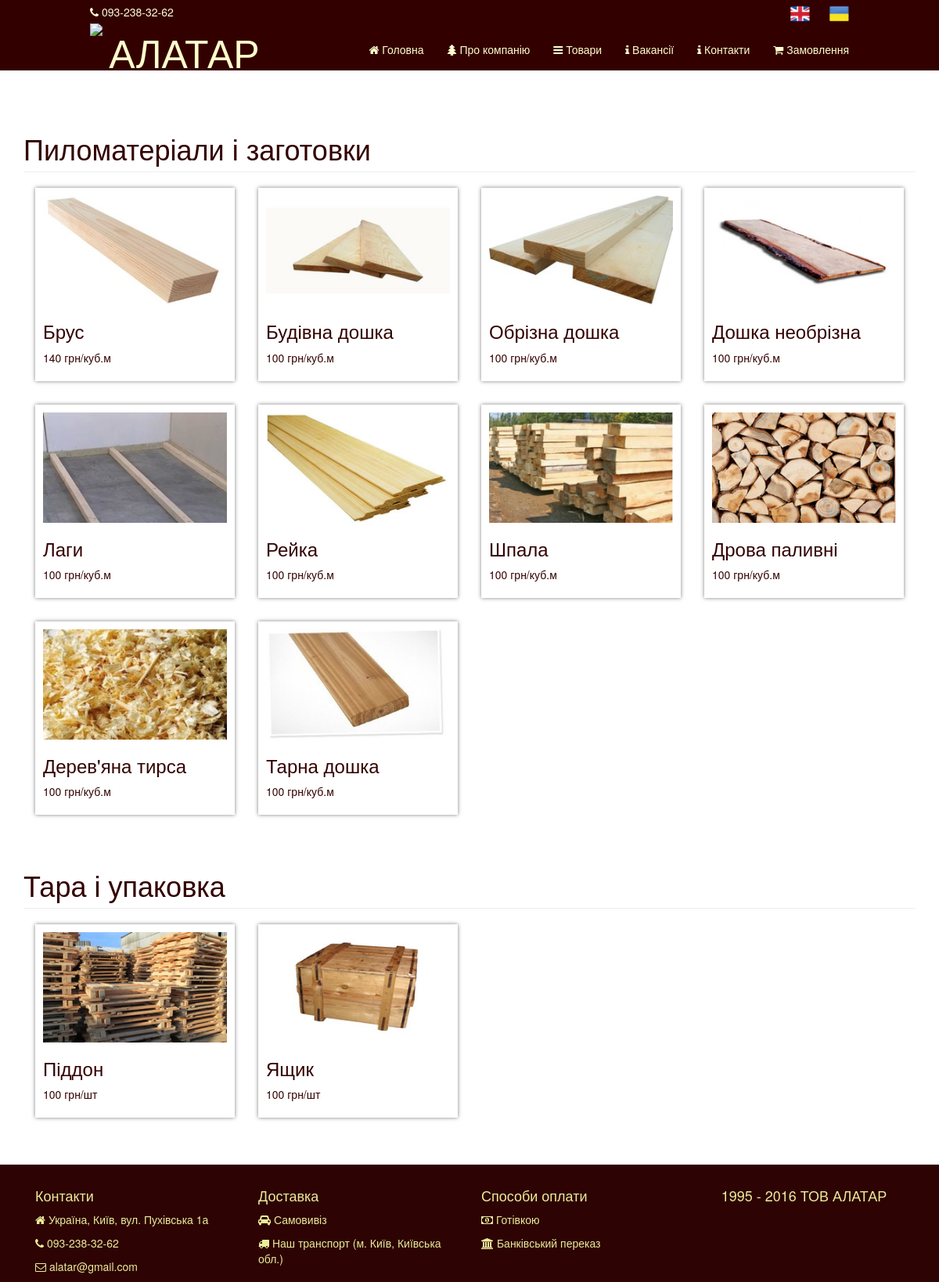
The app's page /product/ with its own data.
### tables this page shows
CREATE TABLE IF NOT EXISTS `menu_ukr` (
  `id` int(11) NOT NULL AUTO_INCREMENT,
  `caption` varchar(100) NOT NULL,
  PRIMARY KEY (`id`),
  KEY `caption` (`caption`)
);

CREATE TABLE IF NOT EXISTS `products_ukr` (
  `id` int(11) NOT NULL AUTO_INCREMENT,
  `caption` varchar(200) NOT NULL,
  `menu_type` varchar(30) NOT NULL,
  `measure` text NOT NULL,
  `price` float DEFAULT NULL,
  `info` text,
  `image` text,
  PRIMARY KEY (`id`),
  UNIQUE KEY `caption` (`caption`),
  KEY `menu_type` (`menu_type`)
);

### index.php (called while the page is built)
<?php
require_once 'core.php';

### Recordset.php (called while the page is built, shortened)
<?php
INCLUDE '/DB.php';
class Recordset {
    private $database;
    private $dbh;
    public function __construct(){
        $this->database = DB::get();
    }
    public function connect(){
        $this->dbh = $this->database->connect();
    }
    public function SQL(){
        $args = func_get_args();
        $query = $args[0];
        $argsCount = count($args);
        if($argsCount > 1){
            if(is_array($args[1])){
                $this->sth = $this->dbh->prepare($query);
                $this->sth->execute($args[1]);
            }
            else{
                array_shift($args);
                $this->sth = $this->dbh->prepare($query);
                $this->sth->execute($args);
            }
        }
        else{
            $this->sth = $this->dbh->query($query);
        }
    }
}
?>

### DB.php (called while the page is built, shortened)
<?php
class DB{
    private static $instance;
    private $host = "localhost";
    private $dbname = "AlatarDB";
    private $user = "root";
    private $pass = "";
    public static function get(){
        if (self::$instance === null){
            self::$instance = new DB();
        }
        return self::$instance;
    }
    public function connect(){
        try{
            $this->dbh = new PDO("mysql:host=".$this->host.";dbname=".$this->dbname, $this->user, $this->pass);
            return $this->dbh;
        } catch(PDOException $e){
            $this->connected = false;
            echo $e->getMessage();
        }
    }
}
?>

### views/product_view.php (the view, shortened to what this page needs)
<div class="container" style="margin-top: 40px;">
    <div class="page">
        <?$counter = -1;
        foreach($this->data as $row){
            $counter++;?>
            <div class="row">
                 <div class="col-lg-12 col-md-12 col-sm-12 col-xs-12">
                    <h1 class="page-header"><?=$row['caption']?></h1>
                </div>
            </div>
            <?foreach($this->products[$counter] as $row1){?>
                <div class="col-md-3 col-sm-4 col-xs-6 img-portfolio product">
                    <div class = "product1">
                        <img class="img-responsive" src="/images/<?=$row1['image']?>" alt="" style="width: 100%;">
                        <h3>
                            <?=$row1['caption']?>
                        </h3>
                        <p><?=$row1['price']?> грн/<?=$row1['measure']?></p>
                    </div>
                </div>
            <?}?>
        <?}?>

### css/modern-business.css (style rules this page uses)
html, body { height: 100%; }
body { padding-top: 90px; }
.img-portfolio { margin-bottom: 30px; }

### css/site.css (style rules this page uses)
body:first-line { content: ''; }
body { background-color: #ffffff; color: #330000; }

### views/product_view.php (style rules this page uses)
.product1 { box-shadow: 0 0 5px rgba(0,0,0,0.5); padding:10px; }

### views/footer.php (style rules this page uses)
html { position: relative; }
.page { display: table-row; height: 100%; }
.container { position: relative; display: table; height: 85%; }

### records on screen
menu_ukr: caption "Пиломатеріали і заготовки"
products_ukr: image (picture), caption "Брус", price "140", measure "куб.м"
products_ukr: image (picture), caption "Будівна дошка", price "100", measure "куб.м"
products_ukr: image (picture), caption "Обрізна дошка", price "100", measure "куб.м"
products_ukr: image (picture), caption "Дошка необрізна", price "100", measure "куб.м"
products_ukr: image (picture), caption "Лаги", price "100", measure "куб.м"
products_ukr: image (picture), caption "Рейка", price "100", measure "куб.м"
products_ukr: image (picture), caption "Шпала", price "100", measure "куб.м"
products_ukr: image (picture), caption "Дрова паливні", price "100", measure "куб.м"
products_ukr: image (picture), caption "Дерев'яна тирса", price "100", measure "куб.м"
products_ukr: image (picture), caption "Тарна дошка", price "100", measure "куб.м"
menu_ukr: caption "Тара і упаковка"
products_ukr: image (picture), caption "Піддон", price "100", measure "шт"
products_ukr: image (picture), caption "Ящик", price "100", measure "шт"

### other values on screen
Page::$local_const['static']['Alatar'] "АЛАТАР"
Page::$local_const['static']['main_page'] "Головна"
Page::$local_const['static']['about'] "Про компанію"
Page::$local_const['static']['products'] "Товари"
Page::$local_const['static']['vacancy'] "Вакансії"
Page::$local_const['static']['contacts'] "Контакти"
Page::$local_const['static']['order'] "Замовлення"
Page::$local_const['static']['adress'] "Україна, Київ, вул. Пухівська 1а"
Page::$local_const['static']['delivery'] "Доставка"
Page::$local_const['static']['self_delivery'] "Самовивіз"
Page::$local_const['static']['our_transport'] "Наш транспорт (м. Київ, Київська обл.)"
Page::$local_const['static']['payment'] "Способи оплати"
Page::$local_const['static']['cash_payment'] "Готівкою"
Page::$local_const['static']['bank_payment'] "Банківський переказ"
Page::$local_const['static']['Alatar_footer'] "1995 - 2016 ТОВ АЛАТАР"
